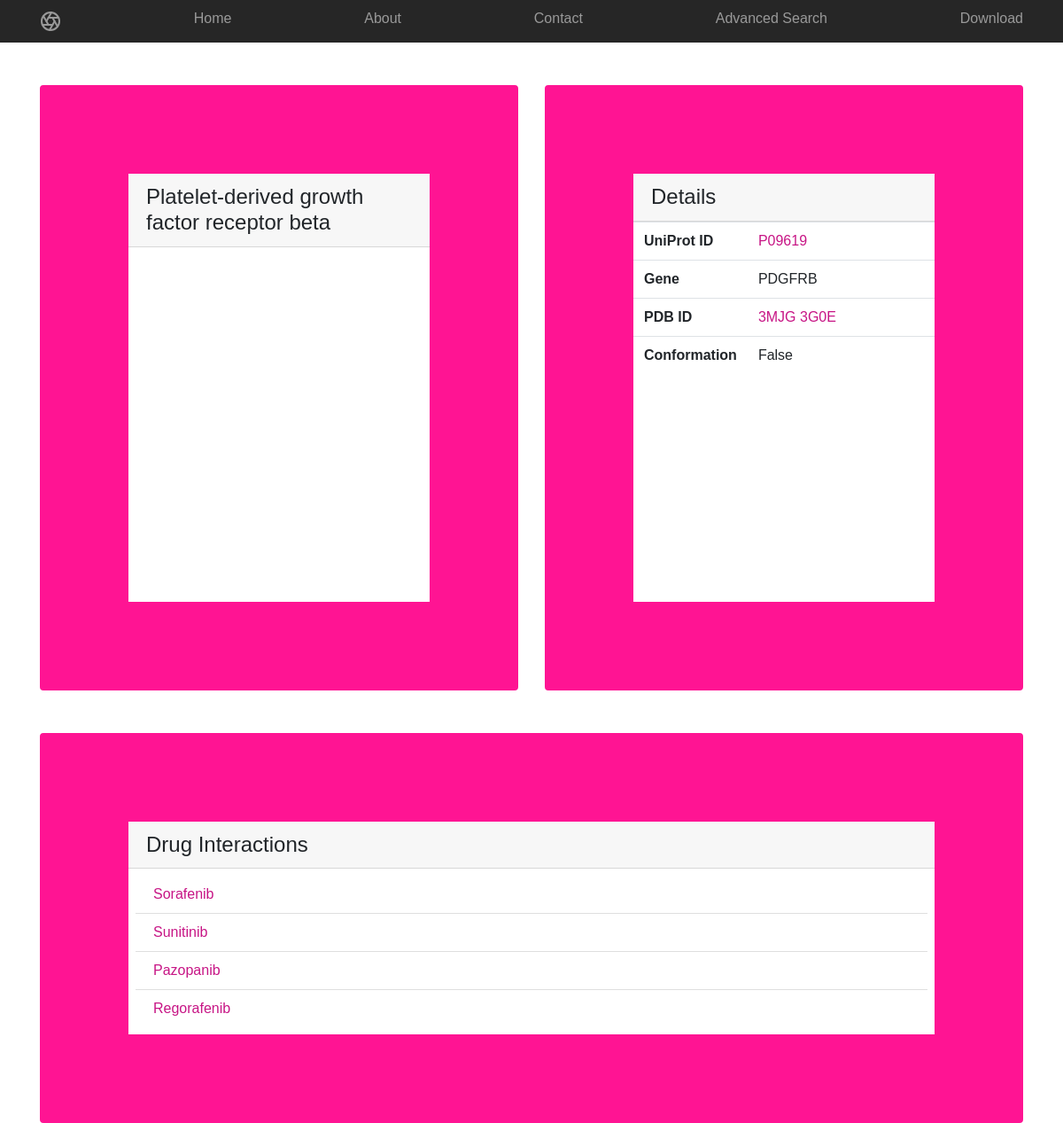
Page /repos/target/P09619/ on the committed database.
### repos/models.py (models this page shows, shortened)
class Target(models.Model):
    uniprot_ID = models.CharField(max_length=20, primary_key=True)
    protein_name = models.CharField(max_length=100)
    gene_name = models.CharField(max_length=20)
    bound = models.BooleanField()

class PDB(models.Model):
    drug = models.ForeignKey(Drug, on_delete=models.CASCADE)
    target = models.ForeignKey(Target, on_delete=models.CASCADE)
    PDB_ID = models.CharField(max_length=5)
    ligand_code = models.CharField(max_length=20)

class Drug(models.Model):
    targets = models.ManyToManyField('Target')
    drugbank_ID = models.CharField(max_length=10, primary_key=True)
    generic_name = models.CharField(max_length=100)
    brand_name = models.CharField(max_length=100)
    indication = models.CharField(max_length=1000)
    moa = models.CharField(max_length=1000)
    chembl_ID = models.CharField(max_length=20)
    approval = models.CharField(max_length=100)

### repos/views.py (the view)
# urls.py: path('target/<str:pk>/', views.TargetView.as_view(), name='target'),
class TargetView(generic.DetailView):
    model = Target
    template_name = 'repos/target.html'
    context_object_name = 'this_target'

### repos/templates/repos/target.html (shortened to what this page needs)
<!DOCTYPE html>
<html lang="en">
<head>
  {% load static %}
  <link rel="stylesheet" type="text/css" href="{% static 'bootstrap4/css/bootstrap.min.css' %}" />
  <link rel="stylesheet" type="text/css" href="{% static 'repos/style.css' %}" />
</head>
<body>
  <nav class="site-header sticky-top py-1">
    <div class="container d-flex flex-column flex-md-row justify-content-between">
      <a class="py-2" href="#">
      </a>
      <a class="py-2 d-none d-md-inline-block {% if request.path == "/repos/" %} active-link{% endif %}" href="/repos/">Home</a>
      <a class="py-2 d-none d-md-inline-block {% if request.path == "/repos/about" %} active-link{% endif %}" href="/repos/about/">About</a>
      <a class="py-2 d-none d-md-inline-block {% if request.path == "/repos/contact" %} active-link{% endif %}" href="/repos/contact/">Contact</a>
      <a class="py-2 d-none d-md-inline-block {% if request.path == "/repos/" %} active-link{% endif %}" href="#">Advanced Search</a>
      <a class="py-2 d-none d-md-inline-block {% if request.path == "/repos/" %} active-link{% endif %}" href="#">Download</a>
    </div>
  </nav>
  <div class="container mt-5">
    <div class="card-deck">
      <div class="card">
        <h4 class="card-header">{{ this_target.protein_name }}</h4>
          <div id="viewport" style="width:100%; height:400px;"></div>
      </div>
      <div class="card">
        <h4 class="card-header">Details</h4>
        <table class="table table-hover">
          <tbody>
              <tr>
                <th class="w-25">UniProt ID</th>
                  <td class="w-75"><a href="http://www.uniprot.org/uniprot/{{ this_target.uniprot_ID }}/" target="_blank">{{ this_target.uniprot_ID }}</a></td>
              </tr>
              <tr>
                <th>Gene</th>
                  <td>{{ this_target.gene_name }}</td>
              </tr>
              <tr>
                <th>PDB ID</th>
                  <td>
                    {% for pdb in this_target.pdb_set.all %}
                    <a href="http://www.rcsb.org/structure/{{pdb.PDB_ID}}/" target="_blank">{{pdb.PDB_ID}}</a>
                    {% endfor %}
                  </td>
              </tr>
              <tr>
                <th>Conformation</th>
                  <td>{{ this_target.bound }}</td>
              </tr>
            </tbody>
        </table>
      </div>
    </div>
  </div>
  <div class="container mt-5">
    <div class="card">
      <h4 class="card-header">Drug Interactions</h4>
      <div class="card-body">
        <ul class="list-group list-group-flush">
          {% for drug in this_target.drug_set.all %}
          <a class="list-group-item" href="/repos/drug/{{ drug.drugbank_ID }}/">{{drug.generic_name}}</a>
          {% endfor %}
        </ul>
      </div>
    </div>
  </div>
</body>
</html>

### repos/static/repos/style.css (style rules this page uses)
.card-body { padding: 0.5rem; }
.card { border: 100px solid rgba(255, 20, 147); font-size: 18px padding: 0.5rem; }
.site-header { background-color: rgba(0, 0, 0, .85); -webkit-backdrop-filter: saturate(180%) blur(20px); backdrop-filter: saturate(180%) blur(20px); }
.site-header a { color: #999; transition: ease-in-out color .15s; }
a { color: MediumVioletRed; }
.table td, .table th { text-align: justify; }
* { box-sizing: border-box; }
body { font: 16px Arial; }

### rows in the picture
Target: protein_name "Platelet-derived growth factor receptor beta", uniprot_ID "P09619", gene_name "PDGFRB", bound "False"
PDB: PDB_ID "3MJG"
PDB: PDB_ID "3G0E"
Drug: generic_name "Sorafenib"
Drug: generic_name "Sunitinib"
Drug: generic_name "Pazopanib"
Drug: generic_name "Regorafenib"
